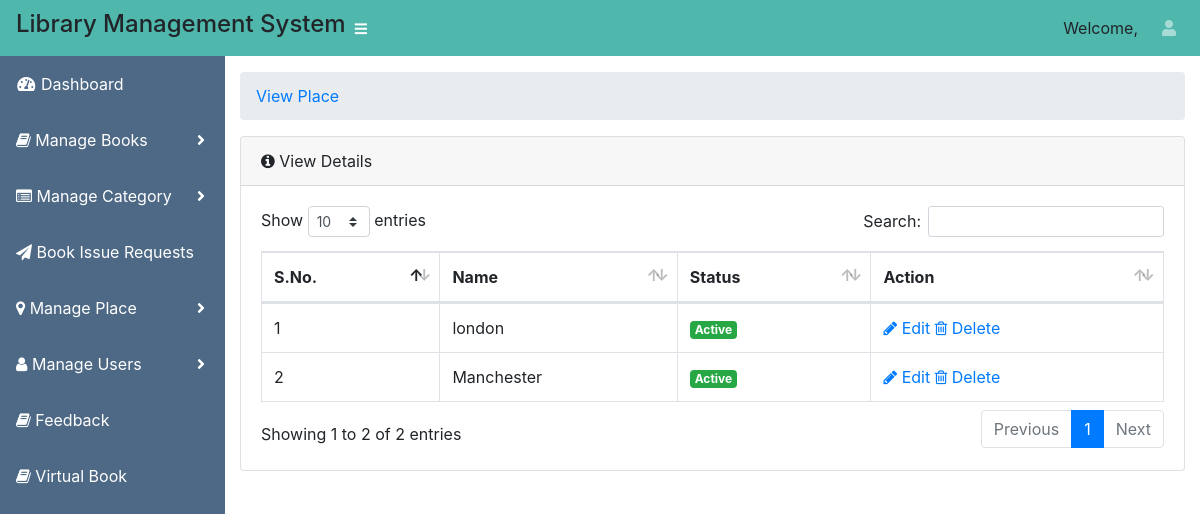
/library_management/admin/view-place.php (signed in), run on the app's committed database.
### tables this page shows
CREATE TABLE `tbl_location` (
  `id` int(11) NOT NULL,
  `name` varchar(250) NOT NULL,
  `status` tinyint(4) NOT NULL COMMENT '1=active, 0=inactive',
  `created_at` timestamp NOT NULL DEFAULT current_timestamp() ON UPDATE current_timestamp()
);

### library_management/admin/view-place.php (the view, shortened to what this page needs)
<?php
include ('../connection.php');
?>
<?php include('include/header.php'); ?>
  <div id="wrapper">
    <?php include('include/side-bar.php'); ?>
    <div id="content-wrapper">
      <div class="container-fluid">
        <ol class="breadcrumb">
          <li class="breadcrumb-item">
            <a href="#">View Place</a>
          </li>
        </ol>
  <div class="card mb-3">
          <div class="card-header">
            <i class="fa fa-info-circle"></i>
            View Details</div>
            <div class="card-body">
            <div class="table-responsive">
              <table class="table table-bordered" id="dataTable" width="100%" cellspacing="0">
                <thead>
                                            <tr>
                                                <th>S.No.</th>
                                                <th>Name</th>
                                                <th>Status</th>
                                                <th>Action</th>
                                            </tr>
                                        </thead>
                                        <tbody>
										<?php
										$select_query = mysqli_query($conn, "select * from tbl_location");
										$sn = 1;
										while($row = mysqli_fetch_array($select_query))
										{
										?>
                                            <tr>
                                                <td><?php echo $sn; ?></td>
                                                <td><?php echo $row['name']; ?></td>
                                                <?php if($row['status']==1){
                                                  ?><td><span class="badge badge-success">Active</span></td>
                                        <?php } else { ?><td><span class="badge badge-danger">Inactive</span></td>
                                           <?php } ?>
                                                  <td>
                                                  <a href="edit-place.php?id=<?php echo $row['id'];?>"><i class="fa fa-pencil m-r-5"></i> Edit</a>
                                                  <a href="view-place.php?ids=<?php echo $row['id'];?>" onclick="return confirmDelete()"><i class="fa fa-trash-o m-r-5"></i> Delete</a>
                                                  </td>
                                                </tr>
										<?php $sn++; } ?>
                                        </tbody>
                                    </table>
                                </div>
                            </div>
                            </div>
    </div>
        </div>
 <?php include('include/footer.php'); ?>

### data on the page
tbl_location: name "london", status "Active"
tbl_location: name "Manchester", status "Active"
